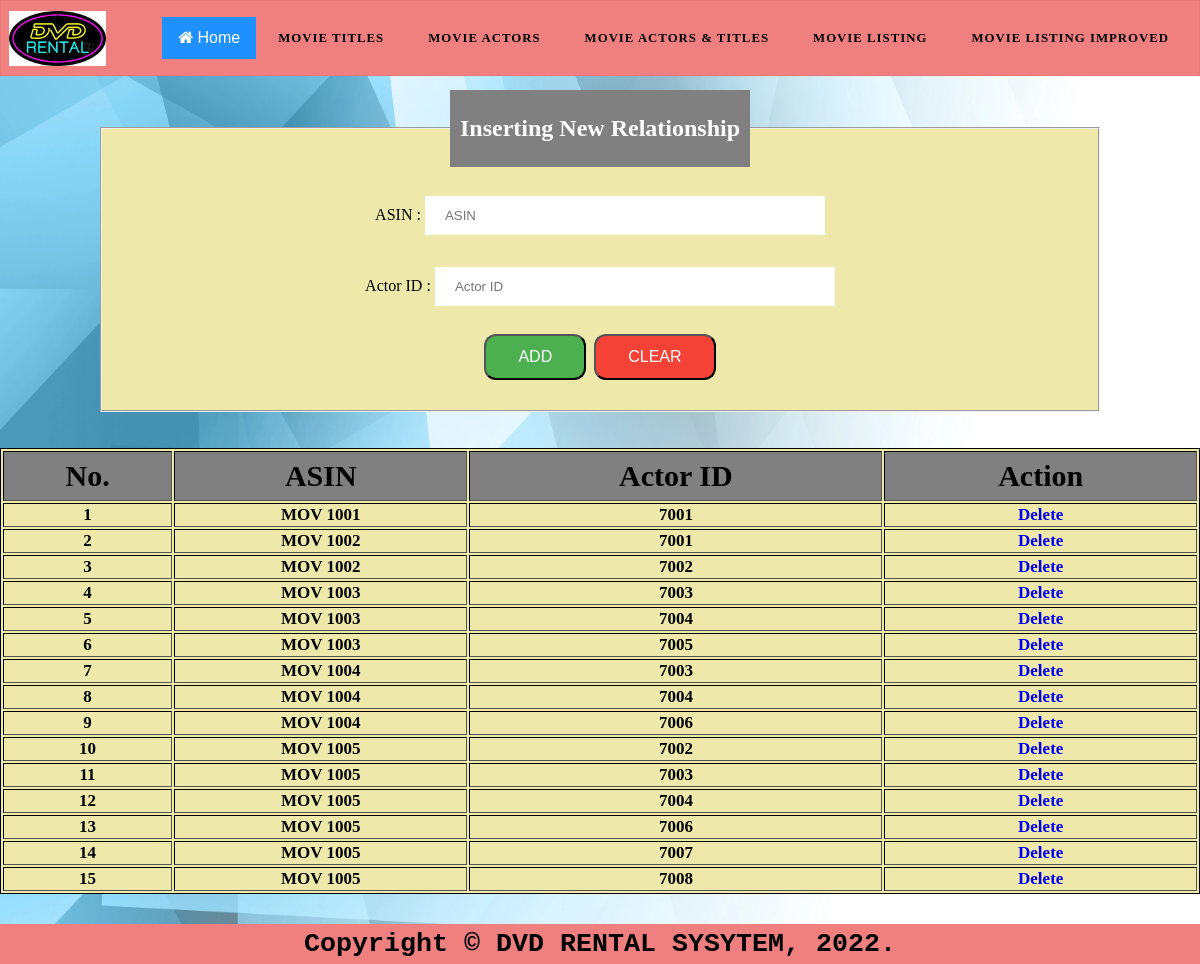
Screenshot of /HTML_Php_Assign_1_2_6/movie/dvd_actors_titles.php with the database file from the repository.
### tables this page shows
CREATE TABLE `dvd_actors_titles` (
  `asin` varchar(15) NOT NULL,
  `actorID` int(15) NOT NULL
);

### HTML_Php_Assign_1_2_6/movie/dvd_actors_titles.php (the view, shortened to what this page needs)
<?php
	include "db_connect.php";
?>
<html>
<head>
	<link rel = "stylesheet" href = "layoutstyle_lab4.css">
	<link rel="stylesheet" href="https://cdnjs.cloudflare.com/ajax/libs/font-awesome/4.7.0/css/font-awesome.min.css">
</head>
<body>
		<nav>
			<a href="#" class="logo">
				<img src="dvdlogo.jpg"/>
			</a>
			<ul class="menu">
				<li><button class="home_button" onclick="window.location.href=  'home.php';">
					<i class="fa fa-home"></i> Home</button></li>
				<li><a href = "dvd_titles.php"> Movie Titles </a></li>
				<li><a href = "dvd_actors.php"> Movie Actors </a></li>
				<li><a href = "dvd_actors_titles.php"> Movie Actors & Titles </a></li>
				<li><a href = "dvd_listing.php"> Movie Listing </a></li>
				<li><a href = "dvd_listing_improved.php"> Movie Listing Improved </a></li>
			</ul>
		</nav>
		<br><br><br><br><br>
	<center>
	<form method = "POST" action = "insert_relationship.php">
	<fieldset>
		<legend><h2> Inserting New Relationship </h2></legend>
		<p><label> ASIN : </label>
			<input type = "text" name = "asin"
			 maxlength = "15"
			 placeholder = "ASIN" required/>
		</p>
		<p><label> Actor ID : </label>
			<input type = "number" name = "actorID"
			 maxlength = "5"
			 placeholder = "Actor ID" required/>
		</p>
		<p>
		<input class="button" type = "submit" value = "ADD" />
		<input class="button2" type ="reset" value ="CLEAR" />
		</p>
	</fieldset>
	<br><br>
	<table border = "1">
	 <tr>
	 	<th> No. </th>
		<th> ASIN </th>
		<th> Actor ID </th>
		<th> Action </th>
	 </tr>
	</center>
	<?php
	  $j = 0;
	  $result = $connection->query("SELECT * FROM dvd_actors_titles ORDER BY asin");
	  if ($result->num_rows > 0)
	  {
		while ($row = $result->fetch_array() )
		{
			echo "<tr><td>";
			echo $j+1;
			echo "</td>";
			echo "<td>";
			echo $row["asin"];
			echo "</td>";
			echo "<td>";
			echo $row["actorID"];
			echo "</td>";
			echo "<td>";
			echo "<a href = \"delete_relationship.php?asin=" . $row['asin'] . "&actorID=".$row['actorID']."\"" .">
				Delete </a>" ;
			echo "</td></tr> \n";
			$j++;
		}
	  }
?>
	<br><br><br>
	<div id="footer">
		Copyright © DVD RENTAL SYSYTEM, 2022.
	</div>
</body>
</html>

### HTML_Php_Assign_1_2_6/movie/layoutstyle_lab4.css (style rules this page uses)
body { margin: 0px; padding: 0px; font-family: poppins; background-image: url("bgimg.jpg"); background-repeat: no-repeat center fixed; background-size: 100% 100%; }
* { box-sizing: border-box; }
ul { list-style: none; }
a { text-decoration: none; }
nav { display: flex; justify-content: space-around; align-items: center; width: 100%; border: 1px solid rgba(0,0,0,0.04); background-color: lightcoral; position:fixed; left: 0; top: 0; z-index: 100; }
.logo img { height: 55px; }
nav .menu { display: flex; }
nav .menu li a { height: 40px; line-height: 43px; margin: 0px; padding: 0px 22px; display: flex; font-size: 0.8rem; text-transform: uppercase; font-weight: 700; color: black; letter-spacing: 1px; }
fieldset { width: 1000px; text-align: center; background-color: #eee8aa; }
legend { background-color: gray; color: white; padding: 5px 10px; }
input[type=text] { width: 400px; padding: 12px 20px; margin: 8px 0; box-sizing: border-box; border: none; background-color: white; color: black; }
input[type=number] { width: 400px; padding: 12px 20px; margin: 8px 0; box-sizing: border-box; border: none; background-color: white; color: black; }
.home_button { background-color: DodgerBlue; border: none; color: white; padding: 12px 16px; font-size: 16px; cursor: pointer; }
.button { background-color: #4CAF50; color: white; padding: 12px 32px; border-radius:12px; text-align: center; text-decoration: none; transition-duration: 0.4s; display: inline-block; font-size: 16px; margin: 4px 2px; cursor: pointer; }
.button:after { content: ""; background: #f1f1f1; display: block; position: absolute; padding-top: 300%; padding-left: 350%; margin-left: -20px !important; margin-top: -120%; opacity: 0; transition: all 0.8s }
.button2 { background-color: #f44336; color: white; padding: 12px 32px; border-radius:12px; text-align: center; text-decoration: none; transition-duration: 0.4s; display: inline-block; font-size: 16px; margin: 4px 2px; cursor: pointer; }
.button2:after { content: ""; background: #f1f1f1; display: block; position: absolute; padding-top: 300%; padding-left: 350%; margin-left: -20px !important; margin-top: -120%; opacity: 0; transition: all 0.8s }
table { border:1px solid black; width:1200px; text-align:center; background-color:#EEE8AA; }
table th { background-color:grey; height:50; font-size: 30px; }
table td { font-weight:900; font-size:17px; }
#footer { position: fixed; left: 0; bottom: 0; width: 100%; text-align: center; background: lightcoral; padding: 5px; font-size: 20pt; font-family: courier; font-weight: bold; }

### rows the page displays
dvd_actors_titles: asin "MOV 1001", actorID "7001"
dvd_actors_titles: asin "MOV 1002", actorID "7001"
dvd_actors_titles: asin "MOV 1002", actorID "7002"
dvd_actors_titles: asin "MOV 1003", actorID "7003"
dvd_actors_titles: asin "MOV 1003", actorID "7004"
dvd_actors_titles: asin "MOV 1003", actorID "7005"
dvd_actors_titles: asin "MOV 1004", actorID "7003"
dvd_actors_titles: asin "MOV 1004", actorID "7004"
dvd_actors_titles: asin "MOV 1004", actorID "7006"
dvd_actors_titles: asin "MOV 1005", actorID "7002"
dvd_actors_titles: asin "MOV 1005", actorID "7003"
dvd_actors_titles: asin "MOV 1005", actorID "7004"
dvd_actors_titles: asin "MOV 1005", actorID "7006"
dvd_actors_titles: asin "MOV 1005", actorID "7007"
dvd_actors_titles: asin "MOV 1005", actorID "7008"
